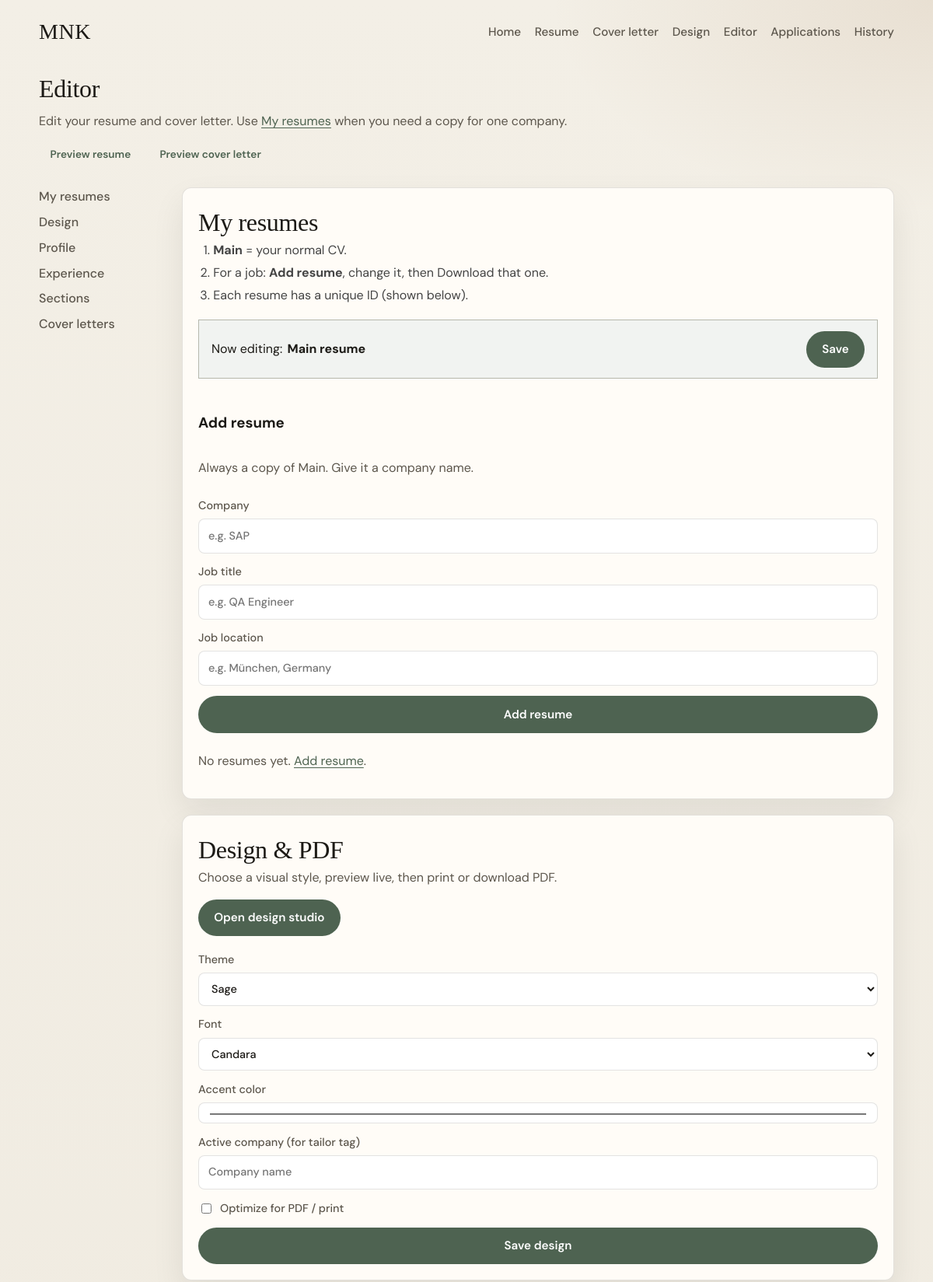
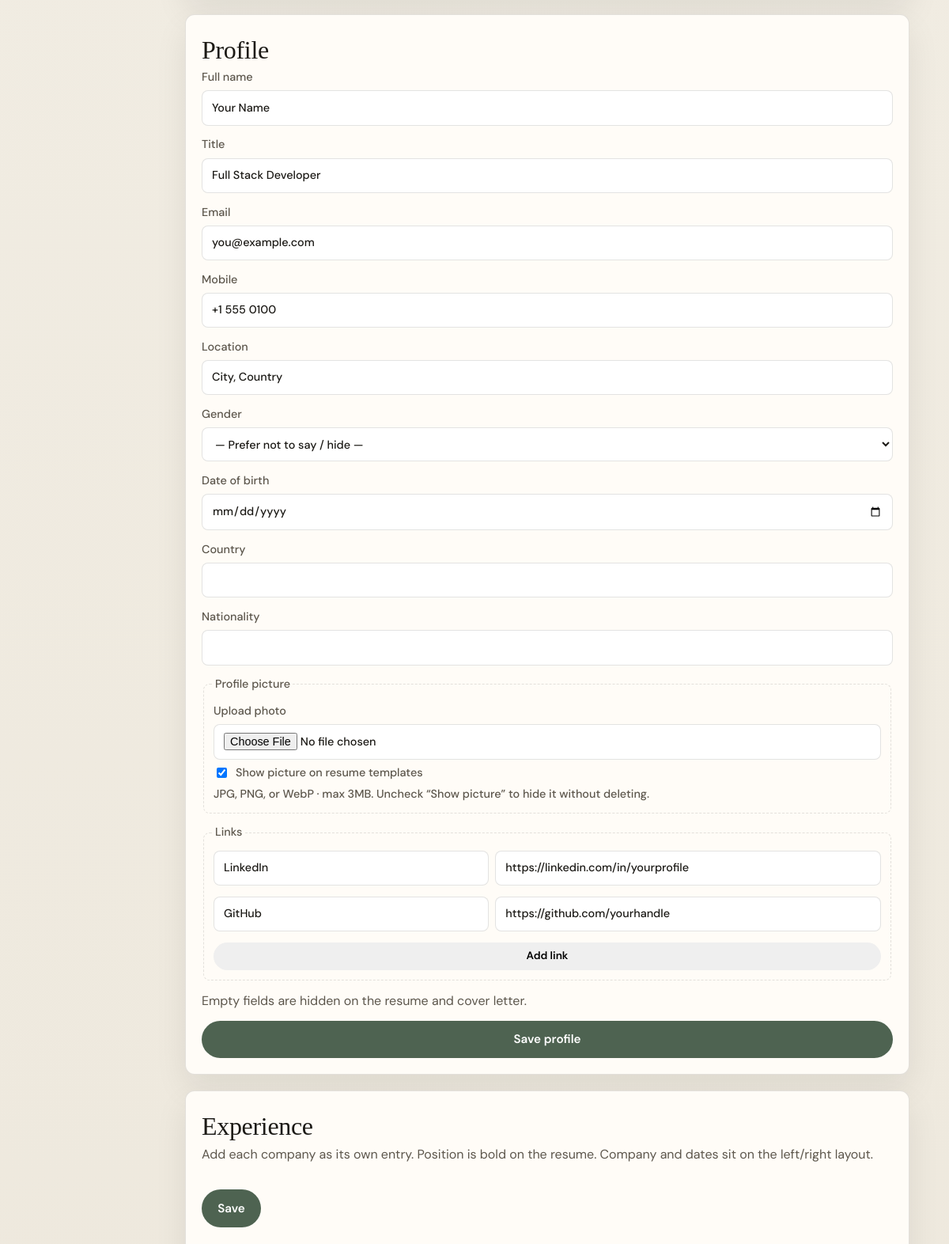
The app's page /editor.php (upper part) with its own data (2 pictures, top to bottom).
### tables this page shows
CREATE TABLE settings (
  `key` VARCHAR(64) NOT NULL PRIMARY KEY,
  `value` TEXT NOT NULL
);

CREATE TABLE resume_profile (
  id INT UNSIGNED NOT NULL AUTO_INCREMENT PRIMARY KEY,
  full_name VARCHAR(160) NOT NULL,
  title VARCHAR(200) NOT NULL DEFAULT '',
  email VARCHAR(160) NOT NULL DEFAULT '',
  phone VARCHAR(80) NOT NULL DEFAULT '',
  location VARCHAR(160) NOT NULL DEFAULT '',
  gender VARCHAR(40) NOT NULL DEFAULT '',
  date_of_birth DATE NULL,
  country VARCHAR(120) NOT NULL DEFAULT '',
  nationality VARCHAR(120) NOT NULL DEFAULT '',
  photo_path VARCHAR(255) NOT NULL DEFAULT '',
  show_photo TINYINT(1) NOT NULL DEFAULT 1,
  links JSON NULL,
  updated_at TIMESTAMP NOT NULL DEFAULT CURRENT_TIMESTAMP ON UPDATE CURRENT_TIMESTAMP
);

### src/App.php (called while the page is built, shortened)
<?php
final class App
{
    public static function setting(string $key, ?string $default = null): ?string
    {
        $stmt = Db::pdo()->prepare('SELECT `value` FROM settings WHERE `key` = ? LIMIT 1');
        $stmt->execute([$key]);
        $row = $stmt->fetch();
        return (string) $row['value'];
    }
    public static function profile(): array
    {
        $row = Db::pdo()->query('SELECT * FROM resume_profile ORDER BY id ASC LIMIT 1')->fetch();
        $links = $row['links'];
        if (is_string($links)) {
            $decoded = json_decode($links, true);
            $row['links'] = is_array($decoded) ? $decoded : [];
        } elseif (!is_array($links)) {
            $row['links'] = [];
        }
        $row['show_photo'] = (int) ($row['show_photo'] ?? 1);
        $row['photo_path'] = (string) ($row['photo_path'] ?? '');
        return $row;
    }
    public static function e(?string $value): string
    {
        return htmlspecialchars((string) $value, ENT_QUOTES | ENT_SUBSTITUTE, 'UTF-8');
    }
    public static function themes(): array
    {
        return [
            'midnight' => [
                'label' => 'Midnight',
                'blurb' => 'Word-style dark letter — large caps name, Aptos/Arial, pipe contacts.',
            ],
            'sage' => [
                'label' => 'Sage',
                'blurb' => 'Word-style sage letter — centered name, Candara, contact between thin rules.',
            ],
            'classic' => [
                'label' => 'Classic',
                'blurb' => 'Serif name, accent underline — clean and traditional.',
            ],
            'modern' => [
                'label' => 'Modern',
                'blurb' => 'Bold left accent bar and open spacing.',
            ],
            'compact' => [
                'label' => 'Compact',
                'blurb' => 'Tighter type for one-page applications.',
            ],
            'sidebar' => [
                'label' => 'Sidebar',
                'blurb' => 'Colored side column for contact and name.',
            ],
            'executive' => [
                'label' => 'Executive',
                'blurb' => 'Clean left-aligned layout with refined rules — formal and sharp.',
            ],
            'company' => [
                'label' => 'Company tint',
                'blurb' => 'Soft brand wash using your accent color.',
            ],
            'banner' => [
                'label' => 'Banner',
                'blurb' => 'Full-width accent header band with white name.',
            ],
            'split' => [
                'label' => 'Split',
                'blurb' => 'Two-tone header with name left and contacts right.',
            ],
            'minimal' => [
                'label' => 'Minimal',
                'blurb' => 'Quiet typography, almost no decoration.',
            ],
            'slate' => [
                'label' => 'Slate',
                'blurb' => 'Dark slate header strip for strong contrast.',
            ],
            'serif' => [
                'label' => 'Editorial',
                'blurb' => 'Large serif headlines with editorial section titles.',
            ],
            'cards' => [
                'label' => 'Cards',
                'blurb' => 'Each section sits in a soft bordered card.',
            ],
            'timeline' => [
                'label' => 'Timeline',
                'blurb' => 'Centered header, vertical rail with icons, dates on the left — burgundy accents.',
                'accent' => '#8B1A1A',
            ],
        ];
    }
    public static function themeKeys(): array
    {
        return array_keys(self::themes());
    }
    public static function fontKeys(): array
    {
        return array_keys(self::fonts());
    }
    public static function resolveFont(?string $font): string
    {
        $font = $font ?: (self::setting('font_family', 'candara') ?: 'candara');
        return in_array($font, self::fontKeys(), true) ? $font : 'candara';
    }
    public static function resolveTheme(?string $theme): string
    {
        $theme = $theme ?: (self::setting('theme', 'sage') ?: 'sage');
        return in_array($theme, self::themeKeys(), true) ? $theme : 'sage';
    }
    public static function resolveAccent(?string $accent): string
    {
        $accent = $accent ?: (self::setting('accent_color', '#4E6351') ?: '#4E6351');
        return preg_match('/^#[0-9A-Fa-f]{6}$/', $accent) ? $accent : '#4E6351';
    }
}

### src/Versions.php (called while the page is built, shortened)
<?php
final class Versions
{
    public static function ensureSchema(): void
    {
        $pdo = Db::pdo();
        $pdo->exec(
            'CREATE TABLE IF NOT EXISTS resume_versions (
              id INT UNSIGNED NOT NULL AUTO_INCREMENT PRIMARY KEY,
              title VARCHAR(200) NOT NULL,
              company VARCHAR(160) NOT NULL DEFAULT \'\',
              is_base TINYINT(1) NOT NULL DEFAULT 0,
              is_active TINYINT(1) NOT NULL DEFAULT 0,
              profile_title VARCHAR(200) NOT NULL DEFAULT \'\',
              snapshot MEDIUMTEXT NOT NULL,
              note TEXT NULL,
              created_at TIMESTAMP NOT NULL DEFAULT CURRENT_TIMESTAMP,
              updated_at TIMESTAMP NOT NULL DEFAULT CURRENT_TIMESTAMP ON UPDATE CURRENT_TIMESTAMP,
              KEY idx_base (is_base),
              KEY idx_active (is_active)
            ) ENGINE=InnoDB DEFAULT CHARSET=utf8mb4'
        );
        $cols = $pdo->query('SHOW COLUMNS FROM cover_letters LIKE \'is_base\'')->fetch();
    }
    public static function resumeVersions(): array
    {
        self::ensureSchema();
        return Db::pdo()->query(
            'SELECT id, title, company, is_base, is_active, profile_title, note, created_at, updated_at
             FROM resume_versions
             ORDER BY is_base DESC, is_active DESC, updated_at DESC, id DESC'
        )->fetchAll();
    }
}

### src/Db.php (called while the page is built, shortened)
<?php
final class Db
{
    private static ?PDO $pdo = null;
    public static function pdo(): PDO
    {
        if (self::$pdo instanceof PDO) {
            return self::$pdo;
        }
        $url = getenv('DATABASE_URL') ?: '';
        $parts = parse_url($url);
        $dbName = ltrim($parts['path'], '/');
        $host = $parts['host'];
        $port = $parts['port'] ?? 3306;
        $user = $parts['user'] ?? 'db';
        $pass = $parts['pass'] ?? 'db';
        $dsn = sprintf('mysql:host=%s;port=%d;dbname=%s;charset=utf8mb4', $host, $port, $dbName);
        self::$pdo = new PDO($dsn, $user, $pass, [
            PDO::ATTR_ERRMODE => PDO::ERRMODE_EXCEPTION,
            PDO::ATTR_DEFAULT_FETCH_MODE => PDO::FETCH_ASSOC,
            PDO::ATTR_EMULATE_PREPARES => false,
        ]);
        return self::$pdo;
    }
}

### public/editor.php (the view, shortened to what this page needs)
<?php
require_once dirname(__DIR__) . '/src/layout.php';
$profile = App::profile();
$resumeVersions = Versions::resumeVersions();
$editingResumeName = 'Main resume';
$theme = App::setting('theme', 'classic') ?: 'classic';
$accent = App::setting('accent_color', '#1a5f4a') ?: '#1a5f4a';
$font = App::resolveFont(null);
$pdfMode = (App::setting('pdf_mode', '0') ?: '0') === '1';
$activeCompany = App::setting('active_company', '') ?: '';
$links = $profile['links'];
layout_header('Editor');
?>
<main class="editor">
  <header class="page-head">
    <h1>Editor</h1>
    <p>Edit your resume and cover letter. Use <a href="#versions">My resumes</a> when you need a copy for one company.</p>
    <div class="preview-links">
      <a class="btn btn-small" href="/resume.php" target="_blank" rel="noopener">Preview resume</a>
      <a class="btn btn-small" href="/cover-letter.php" target="_blank" rel="noopener">Preview cover letter</a>
    </div>
  </header>
  <div class="editor-grid">
    <aside class="editor-nav">
      <a href="#versions">My resumes</a>
      <a href="#design">Design</a>
      <a href="#profile">Profile</a>
      <a href="#experience">Experience</a>
      <a href="#sections">Sections</a>
      <a href="#cover">Cover letters</a>
    </aside>
    <div class="editor-main">
      <section class="editor-block" id="versions">
        <h2>My resumes</h2>
        <ol class="simple-steps">
          <li><strong>Main</strong> = your normal CV.</li>
          <li>For a job: <strong>Add resume</strong>, change it, then Download that one.</li>
          <li>Each resume has a unique ID (shown below).</li>
        </ol>
        <div class="now-editing">
          <p>
            Now editing:
            <strong><?= App::e($editingResumeName) ?></strong>
          </p>
          <form method="post" class="form form-inline-actions">
            <button type="submit" class="btn btn-primary">Save</button>
          </form>
        </div>
        <form method="post" class="form new-job-form" id="add-resume">
          <h3>Add resume</h3>
          <p class="empty" style="margin:0 0 0.75rem">Always a copy of Main. Give it a company name.</p>
          <label>Company <input type="text" name="company" required placeholder="e.g. SAP"></label>
          <label>Job title <input type="text" name="role" placeholder="e.g. QA Engineer"></label>
          <label>Job location <input type="text" name="location" placeholder="e.g. München, Germany" required></label>
          <button type="submit" class="btn btn-primary">Add resume</button>
        </form>
        <?php if (!$resumeVersions): ?>
          <p class="empty">No resumes yet. <a href="#add-resume">Add resume</a>.</p>
        <?php endif; ?>
      </section>
      <section class="editor-block" id="design">
        <h2>Design &amp; PDF</h2>
        <p class="empty" style="margin-top:0">Choose a visual style, preview live, then print or download PDF.</p>
        <p><a class="btn btn-primary" href="/design.php">Open design studio</a></p>
        <form method="post" class="form" style="margin-top:1.25rem">
          <label>
            Theme
            <select name="theme">
              <?php foreach (App::themes() as $key => $meta): ?>
                <option value="<?= App::e($key) ?>"<?= $theme === $key ? ' selected' : '' ?>><?= App::e($meta['label']) ?></option>
              <?php endforeach; ?>
            </select>
          </label>
          <label>
            Font
            <select name="font_family">
              <?php foreach (App::fonts() as $key => $meta): ?>
                <option value="<?= App::e($key) ?>"<?= $font === $key ? ' selected' : '' ?>><?= App::e($meta['label']) ?></option>
              <?php endforeach; ?>
            </select>
          </label>
          <label>
            Accent color
            <input type="color" name="accent_color" value="<?= App::e($accent) ?>">
          </label>
          <label>
            Active company (for tailor tag)
            <input type="text" name="active_company" value="<?= App::e($activeCompany) ?>" placeholder="Company name">
          </label>
          <label class="check">
            <input type="checkbox" name="pdf_mode" value="1"<?= $pdfMode ? ' checked' : '' ?>>
            Optimize for PDF / print
          </label>
          <button type="submit" class="btn btn-primary">Save design</button>
        </form>
      </section>
      <section class="editor-block" id="profile">
        <h2>Profile</h2>
        <form method="post" class="form" enctype="multipart/form-data">
          <label>Full name <input type="text" name="full_name" required value="<?= App::e($profile['full_name']) ?>"></label>
          <label>Title <input type="text" name="title" value="<?= App::e($profile['title']) ?>"></label>
          <label>Email <input type="email" name="email" value="<?= App::e($profile['email']) ?>"></label>
          <label>Mobile <input type="text" name="phone" value="<?= App::e($profile['phone']) ?>" placeholder="+1 555 0100"></label>
          <label>Location <input type="text" name="location" value="<?= App::e($profile['location']) ?>"></label>
          <label>Gender
            <select name="gender">
              <?php
              $gender = (string) ($profile['gender'] ?? '');
              $genders = ['' => '— Prefer not to say / hide —', 'Male' => 'Male', 'Female' => 'Female', 'Non-binary' => 'Non-binary', 'Other' => 'Other'];
              foreach ($genders as $val => $label):
              ?>
                <option value="<?= App::e($val) ?>"<?= $gender === $val ? ' selected' : '' ?>><?= App::e($label) ?></option>
              <?php endforeach; ?>
            </select>
          </label>
          <label>Date of birth <input type="date" name="date_of_birth" value="<?= App::e((string) ($profile['date_of_birth'] ?? '')) ?>"></label>
          <label>Country <input type="text" name="country" value="<?= App::e((string) ($profile['country'] ?? '')) ?>"></label>
          <label>Nationality <input type="text" name="nationality" value="<?= App::e((string) ($profile['nationality'] ?? '')) ?>"></label>
          <fieldset class="photo-fieldset">
            <legend>Profile picture</legend>
            <label>Upload photo
              <input type="file" name="photo" accept="image/jpeg,image/png,image/webp">
            </label>
            <label class="check">
              <input type="checkbox" name="show_photo" value="1"<?= (int) ($profile['show_photo'] ?? 1) === 1 ? ' checked' : '' ?>>
              Show picture on resume templates
            </label>
            <p class="empty" style="margin:0">JPG, PNG, or WebP · max 3MB. Uncheck “Show picture” to hide it without deleting.</p>
          </fieldset>
          <fieldset class="links-fieldset">
            <legend>Links</legend>
            <?php foreach ($links as $link): ?>
              <div class="link-row">
                <input type="text" name="link_label[]" placeholder="Label" value="<?= App::e($link['label'] ?? '') ?>">
                <input type="url" name="link_url[]" placeholder="https://" value="<?= App::e($link['url'] ?? '') ?>">
              </div>
            <?php endforeach; ?>
            <button type="button" class="btn btn-small" data-add-link>Add link</button>
          </fieldset>
          <p class="empty" style="margin:0">Empty fields are hidden on the resume and cover letter.</p>
          <button type="submit" class="btn btn-primary">Save profile</button>
        </form>
      </section>
      <section class="editor-block" id="experience">
        <h2>Experience</h2>
        <p class="empty" style="margin-top:0">Add each company as its own entry. Position is bold on the resume. Company and dates sit on the left/right layout.</p>
        <form method="post" class="section-order-form" data-section-sorter>
          <div class="form-actions section-order-actions">
            <button type="submit" class="btn btn-primary">Save</button>
          </div>
        </form>
      </section>
    </div>
  </div>
</main>

### records on screen
settings: theme "Sage"
settings: font_family "Candara"
settings: accent_color "#4e6351"
resume_profile: full_name "Your Name", title "Full Stack Developer", email "you@example.com", phone "+1 555 0100", location "City, Country", gender "— Prefer not to say / hide —", show_photo "☑"

### other values on screen
App::e($editingResumeName) "Main resume"
